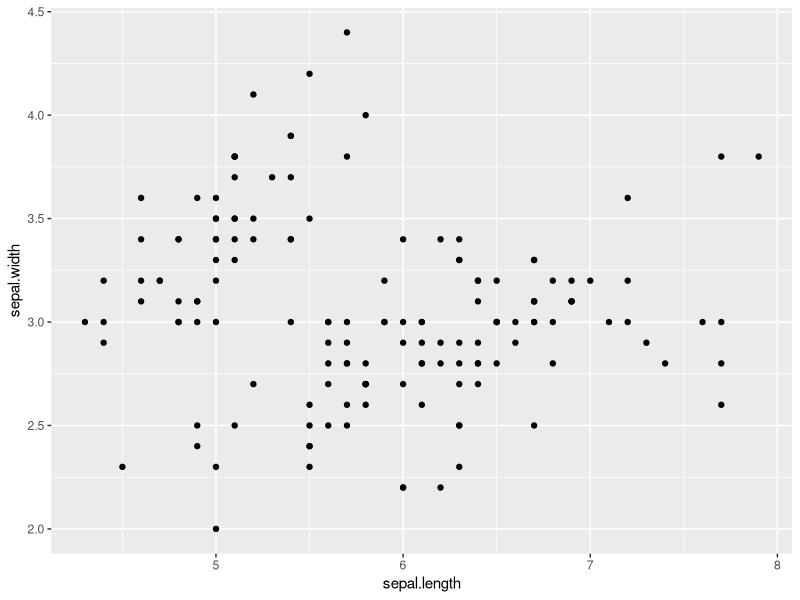
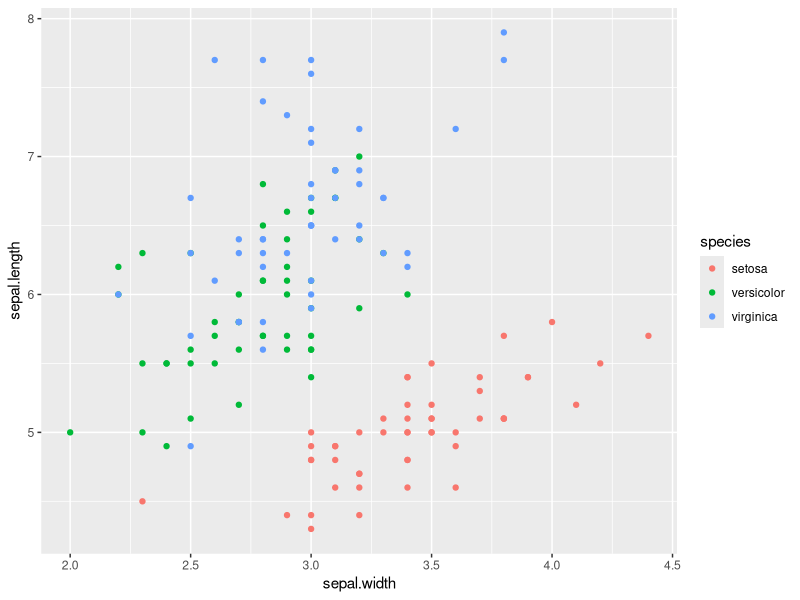
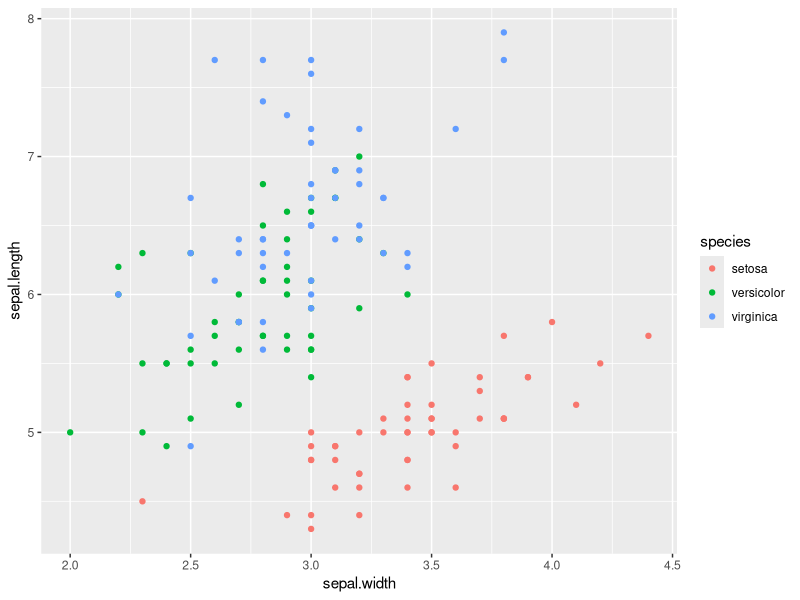
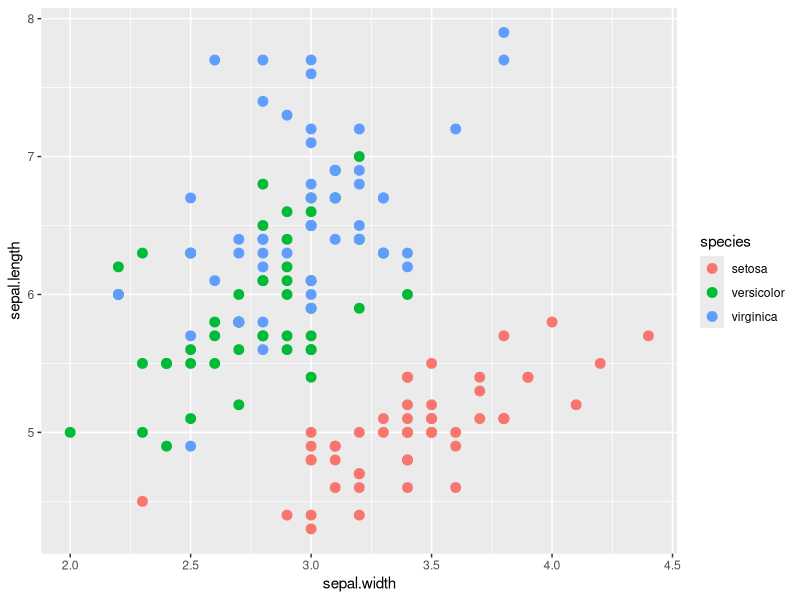
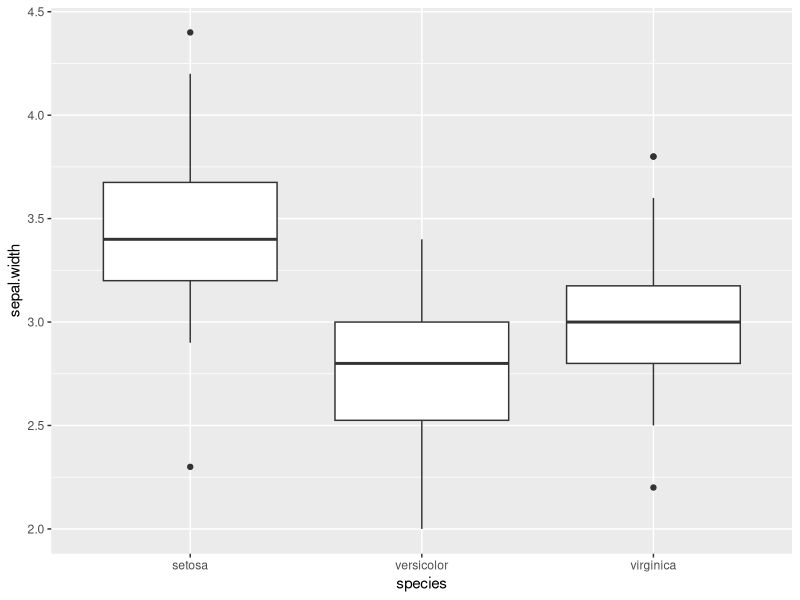
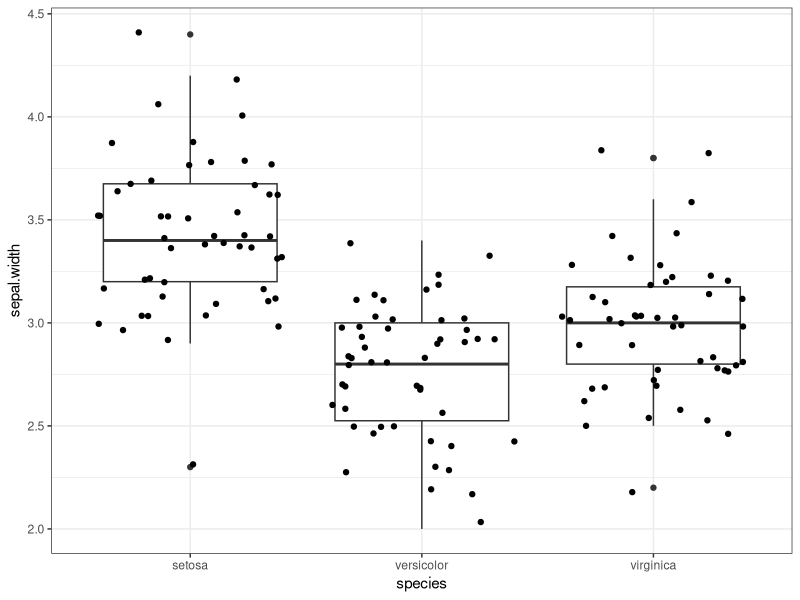
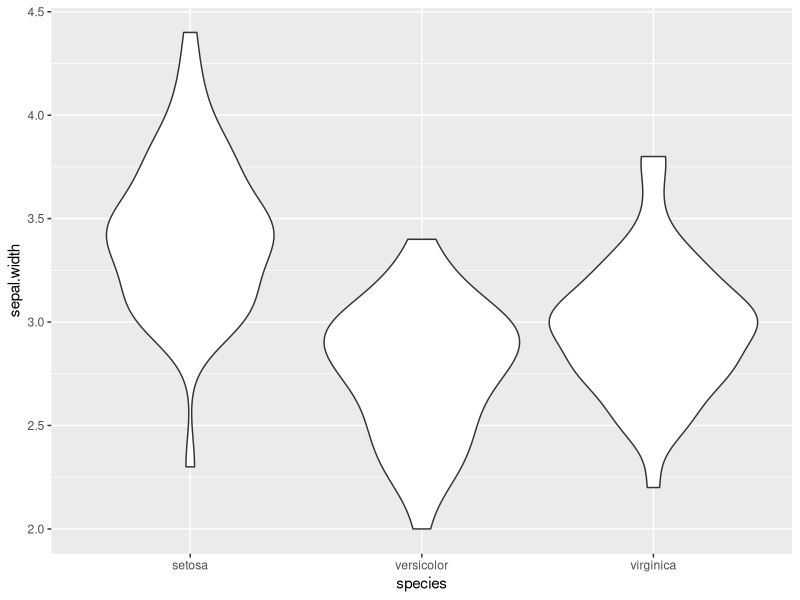
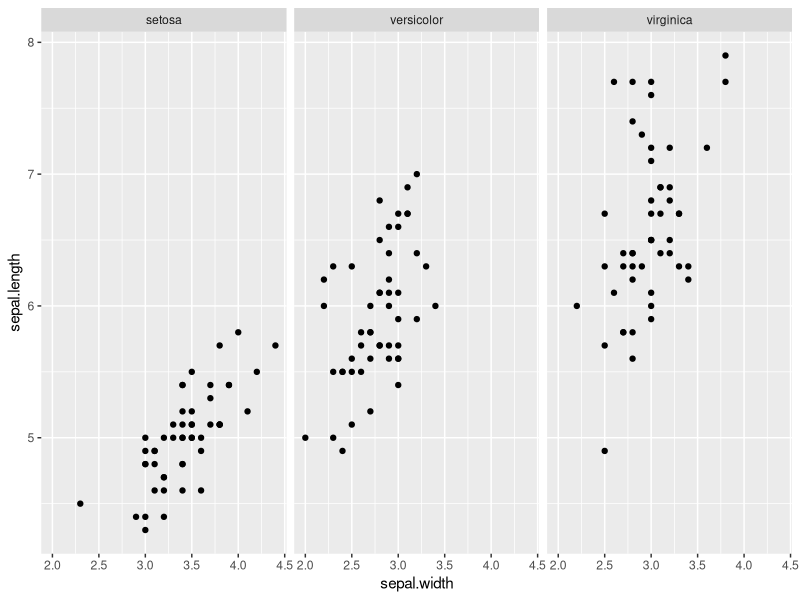

The R script that drew these images, in order:
## ---- chunk 1
#First we need to upload all the necessary packages into the working space.
#You'll notice that these need to be downloaded first, eg:
#install.packages("ggplot2")
library(ggplot2)
library(magrittr)
## ---- chunk 2
#What does top of the dataset look like?
head(iris)#Check out the function tail() also!

#What is the structure? (str function)
str(iris)

#What are the dimensions?
dim(iris)

## ---- chunk 3
names(iris) <- tolower(names(iris))

## ---- chunk 4
names(iris) <- iris %>% names() %>% tolower()
## ---- chunk 5
names(iris)
ggplot(data = iris, aes(x = sepal.length, y = sepal.width)) + 
  geom_point()
## ---- chunk 6
ggplot(data = iris, aes(x = sepal.width, y = sepal.length)) + 
  geom_point(aes(colour = species))
## ---- chunk 7
plot_1 <- ggplot(data = iris, aes(x = sepal.width, y = sepal.length)) + 
                geom_point(aes(colour = species))
print(plot_1)
plot_1 + geom_point(aes(colour = species), size = 3)
## ---- chunk 8
plot_2 <- ggplot(iris, aes(species, sepal.width)) + geom_boxplot() 
print(plot_2)
plot_2 + theme_bw() + geom_jitter()

ggplot(iris, aes(species, sepal.width)) + geom_violin()

## ---- chunk 9
ggplot(data = iris, mapping = aes(sepal.width, sepal.length)) + 
  geom_point() + 
  facet_grid(~species)
